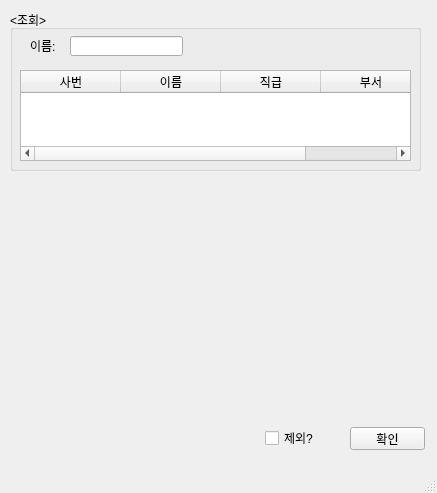
<?xml version="1.0" encoding="UTF-8"?>
<ui version="4.0">
 <class>MainWindow</class>
 <widget class="QMainWindow" name="MainWindow">
  <property name="geometry">
   <rect>
    <x>0</x>
    <y>0</y>
    <width>437</width>
    <height>493</height>
   </rect>
  </property>
  <property name="windowTitle">
   <string>MainWindow</string>
  </property>
  <widget class="QWidget" name="centralwidget">
   <widget class="QGroupBox" name="groupBox">
    <property name="geometry">
     <rect>
      <x>10</x>
      <y>10</y>
      <width>411</width>
      <height>161</height>
     </rect>
    </property>
    <property name="title">
     <string>&lt;조회&gt;</string>
    </property>
    <widget class="QLabel" name="label">
     <property name="geometry">
      <rect>
       <x>20</x>
       <y>30</y>
       <width>56</width>
       <height>12</height>
      </rect>
     </property>
     <property name="text">
      <string>이름:</string>
     </property>
    </widget>
    <widget class="QLineEdit" name="txtName">
     <property name="geometry">
      <rect>
       <x>60</x>
       <y>26</y>
       <width>113</width>
       <height>20</height>
      </rect>
     </property>
    </widget>
    <widget class="QTableWidget" name="tblMemberList">
     <property name="geometry">
      <rect>
       <x>10</x>
       <y>60</y>
       <width>391</width>
       <height>91</height>
      </rect>
     </property>
     <column>
      <property name="text">
       <string>사번</string>
      </property>
     </column>
     <column>
      <property name="text">
       <string>이름</string>
      </property>
     </column>
     <column>
      <property name="text">
       <string>직급</string>
      </property>
     </column>
     <column>
      <property name="text">
       <string>부서</string>
      </property>
     </column>
    </widget>
   </widget>
   <widget class="QPushButton" name="btnOk">
    <property name="geometry">
     <rect>
      <x>350</x>
      <y>427</y>
      <width>75</width>
      <height>23</height>
     </rect>
    </property>
    <property name="text">
     <string>확인</string>
    </property>
   </widget>
   <widget class="QCheckBox" name="chkExclude">
    <property name="geometry">
     <rect>
      <x>265</x>
      <y>430</y>
      <width>81</width>
      <height>16</height>
     </rect>
    </property>
    <property name="text">
     <string>제외?</string>
    </property>
   </widget>
   <widget class="QWidget" name="verticalLayoutWidget">
    <property name="geometry">
     <rect>
      <x>10</x>
      <y>180</y>
      <width>411</width>
      <height>231</height>
     </rect>
    </property>
    <layout class="QVBoxLayout" name="wgtChart"/>
   </widget>
  </widget>
  <widget class="QMenuBar" name="menubar">
   <property name="geometry">
    <rect>
     <x>0</x>
     <y>0</y>
     <width>437</width>
     <height>21</height>
    </rect>
   </property>
  </widget>
  <widget class="QStatusBar" name="statusbar"/>
 </widget>
 <resources/>
 <connections/>
</ui>
